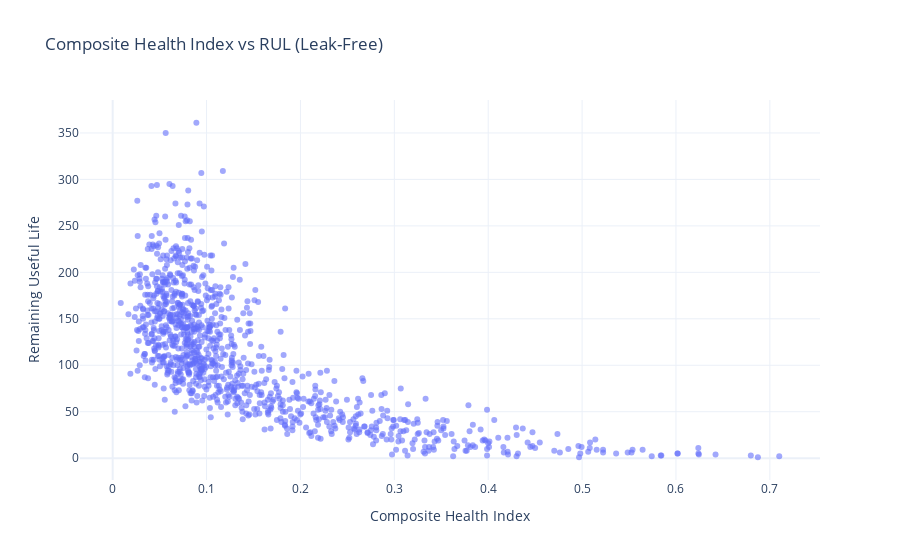

Write notebook code for a chart like this one.
### Markdown cell above
### Step 3.4.2: Health Indicator Features

### Code cell
# Create health indicator features (LEAK-FREE)
print(f"🏥 Creating health indicator features (NO DATA LEAKAGE)")

# Health index based on sensor deviations from healthy state
# Use first few cycles of each engine's lifecycle as "healthy" reference (absolute cycles, not relative)
healthy_cycle_threshold = 10  # Use first 10 cycles as healthy baseline

for sensor in key_sensors:
    # Calculate healthy baseline for each unit (first 10 cycles only)
    healthy_baseline = train_features.groupby('unit_id').apply(
        lambda x: x[x['time_cycles'] <= healthy_cycle_threshold][sensor].mean()
    ).to_dict()
    
    # Health deviation (distance from healthy state)
    train_features[f'{sensor}_health_deviation'] = train_features.apply(
        lambda row: abs(row[sensor] - healthy_baseline.get(row['unit_id'], row[sensor])), axis=1
    )
    
    # For test data, use training healthy baselines
    test_features[f'{sensor}_health_deviation'] = test_features.apply(
        lambda row: abs(row[sensor] - healthy_baseline.get(row['unit_id'], 
                       train_features[train_features['unit_id'] <= 100][sensor].mean())), axis=1
    )
    
    # Normalized health indicator (0 = healthy, 1 = degraded)
    max_deviation_train = train_features[f'{sensor}_health_deviation'].max()
    train_features[f'{sensor}_health_index'] = train_features[f'{sensor}_health_deviation'] / (max_deviation_train + 1e-8)
    test_features[f'{sensor}_health_index'] = test_features[f'{sensor}_health_deviation'] / (max_deviation_train + 1e-8)

# Composite health indicator (average across sensors)
health_index_cols = [col for col in train_features.columns if col.endswith('_health_index')]
train_features['composite_health_index'] = train_features[health_index_cols].mean(axis=1)
test_features['composite_health_index'] = test_features[health_index_cols].mean(axis=1)

health_cols = [col for col in train_features.columns if 'health' in col]
print(f"✅ Created {len(health_cols)} health indicator features (LEAK-FREE)")
print(f"📈 Training data shape: {train_features.shape}")

# Display health indicator statistics
print("\n📊 Health indicator statistics:")
print(train_features[['composite_health_index', 'RUL']].describe())

# Visualize relationship between health index and RUL
if interactive:
    fig = px.scatter(train_features.sample(1000), x='composite_health_index', y='RUL',
                    title='Composite Health Index vs RUL (Leak-Free)',
                    labels={'composite_health_index': 'Composite Health Index', 'RUL': 'Remaining Useful Life'},
                    opacity=0.6)
    fig.show()
else:
    plt.figure(figsize=(10, 6))
    plt.scatter(train_features['composite_health_index'], train_features['RUL'], alpha=0.5)
    plt.xlabel('Composite Health Index')
    plt.ylabel('Remaining Useful Life')
    plt.title('Composite Health Index vs RUL (Leak-Free)')
    plt.show()

### Figure 1 — Plotly figure (JSON) as saved in the notebook; plotly's stock layout.template omitted (floating-point values rounded to 4 significant figures; data arrays with more than 128 entries replaced by an {"elided": "..."} marker saying what was removed)
{"data": [{"hovertemplate": "Composite Health Index=%{x}<br>Remaining Useful Life=%{y}<extra></extra>", "legendgroup": "", "marker": {"color": "#636efa", "opacity": 0.6, "symbol": "circle"}, "mode": "markers", "name": "", "orientation": "v", "showlegend": false, "type": "scatter", "x": {"elided": "1000 float values"}, "xaxis": "x", "y": {"elided": "1000 int values"}, "yaxis": "y"}], "layout": {"legend": {"tracegroupgap": 0}, "title": {"text": "Composite Health Index vs RUL (Leak-Free)"}, "xaxis": {"anchor": "y", "domain": [0, 1], "title": {"text": "Composite Health Index"}}, "yaxis": {"anchor": "x", "domain": [0, 1], "title": {"text": "Remaining Useful Life"}}}}
